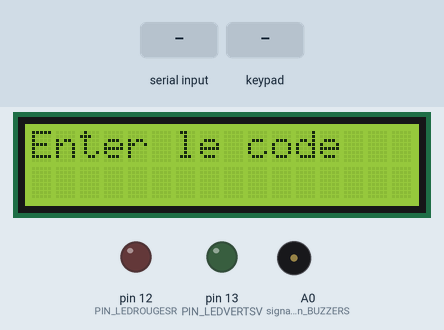
This sketch was run on a simulated Arduino Uno, built with avr-gcc and run on an emulated ATmega328P. Parts: 16×2 character LCD, output pins drawn as LEDs (lit = HIGH), buzzer (waves = sounding). The test bench sets the inputs (shaded band). What the sketch prints to the serial monitor is not drawn.

Above: at 1.2 s.
1.3 s: "1" received over Serial
At 3.91 s:
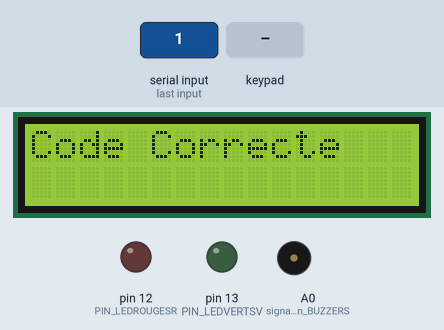
4.0 s: keypad keys 1 0 9 8 7 6 # pressed 0.4 s apart
At 6.9 s:
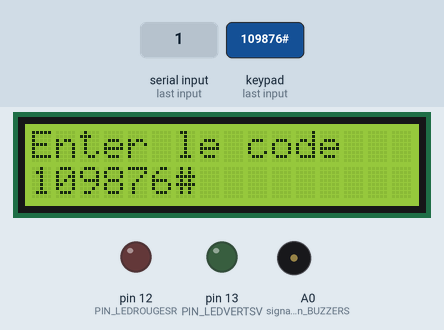
8.3 s: key 'H' pressed
At 9.2 s:
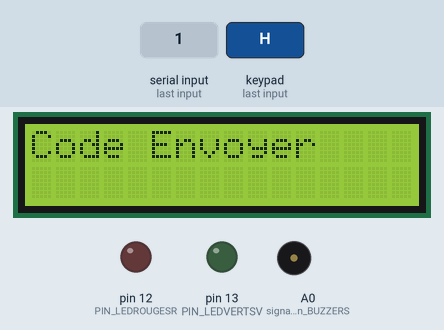
9.8 s: "0" received over Serial
At 12.3 s:
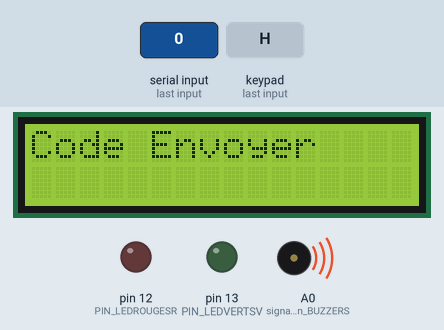
12.8 s: key 'A' pressed
At 15.7 s:
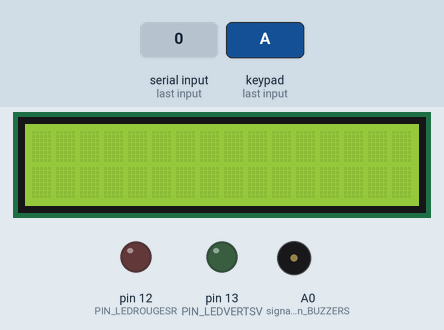
15.8 s: keypad keys 1 0 9 8 7 6 * pressed 0.4 s apart
At 19.4 s:
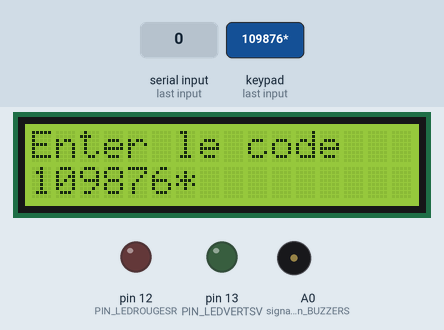
Timing chart, 0 to 20.9 s (numbered marks = the images above; inputs shaded):
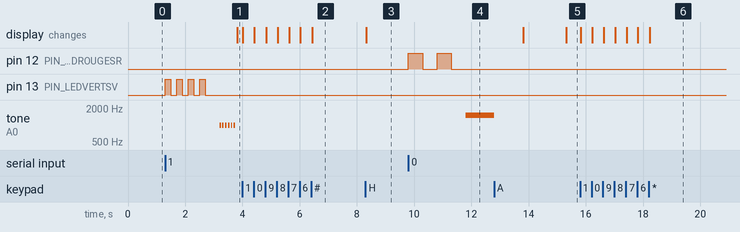

The sketch:

sketch_apr23a.ino
```cpp
#include <Keypad.h>
#include<LiquidCrystal_I2C.h>

//LES LED
#define PIN_LEDVERTSV 13 // led il 5adhra
#define PIN_LEDROUGESR 12 // led il rouge

//LCD chachet il lcd  16 7arf 2 ostra
LiquidCrystal_I2C lcdsc(0x27, 16, 2);

//BUZZER
const int signalPin_BUZZERS = A0; // Broche A0 pour le signal du buzzer

char data; // variable contenant le caractère lu
int x = 3  ;  // variable nombre essaie max


const byte ROWS = 5; //5 rangées
const byte COLS = 4; //4 colonnes

char* specialKeys[] = {
    "F1", "F2", "#", "*",
    "1", "2", "3", "UP",
    "4", "5", "6", "DOWN",
    "7", "8", "9", "ESC",
    "LEFT", "0", "RIGHT", "ENTER"
};

char specialKeysID[] = {
    'A', 'B', '#', '*',
    '1', '2', '3', 'C',
    '4', '5', '6', 'D',
    '7', '8', '9', 'E',
    'F', '0', 'G', 'H'
};

char keys[ROWS][COLS] = {
    {'A', 'B', '#', '*'},
    {'1', '2', '3', 'C'},
    {'4', '5', '6', 'D'},
    {'7', '8', '9', 'E'},
    {'F', '0', 'G', 'H'}
};

byte rowPins[ROWS] = {10,9,8,7,6}; //connecter aux broches de rangée du clavier
byte colPins[COLS] = {2,3,4,5};    //connecter aux broches de colonne du clavier

Keypad keypad = Keypad(makeKeymap(keys), rowPins, colPins, ROWS, COLS);


char inputBuffer[100]; // Chaine de 100 caractères pour stocker les valeurs
char inputBuffercopie[100]; // Chaine de 100 caractères pour stocker les valeurs

int inputIndex = 0;    // Index actuel dans la chaîne


void setup() {
    Serial.begin(9600);

 // LED1 VERT
    pinMode(PIN_LEDVERTSV, OUTPUT);      // Configure la broche sur laquelle est reliée notre LED verte en sortie
    digitalWrite(PIN_LEDVERTSV, LOW);      // La LED reliée à la broche est initialisée à l'état LOW


// LED2 ROUGE
    pinMode(PIN_LEDROUGESR, OUTPUT);     // Configure la broche sur laquelle est reliée notre LED rouge en sortie
    digitalWrite(PIN_LEDROUGESR, LOW);       // La LED reliée à la broche est  à l'état LOW

 //BUZZER
  pinMode(signalPin_BUZZERS, OUTPUT);


//LCD
lcdsc.init() ;
lcdsc.backlight() ;
lcdsc.setCursor(0,0);
lcdsc.print("Enter le code") ;


}


void loop() {
    char key = keypad.getKey();


    if (key) {
        //Serial.print("Key: ");
        //Serial.println(getKey(key));

        if (key == 'H') {
            // Si la touche "ENTER" est pressée, afficher et réinitialiser la chaîne
            inputBuffer[inputIndex] = '\0'; // Ajouter le caractère de fin de chaîne
            //Serial.print("Input: ");
            Serial.println(inputBuffer);


            memset(inputBuffer, 0, sizeof(inputBuffer)); // Fill inputBuffer with null characters  a3malneha taba3 il lcd
            inputIndex = 0; // Réinitialiser l'index


            //LCD
            lcdsc.clear() ;
            lcdsc.setCursor(0, 0); // Retourner au début de la première ligne
            lcdsc.print("Code Envoyer"); // Afficher le message initial
            lcdsc.setCursor(0, 1);
            lcdsc.print(inputBuffer); // Afficher la nouvelle chaîne


        }
         else if (key == 'E')
         {

              for (int i = 0; i < inputIndex; i++)
                 { inputBuffercopie[i] = inputBuffer[i];}

             if (inputIndex > 0)
            {
                inputIndex--; // Décrémenter l'index pour supprimer le dernier caractère
                inputBuffer[inputIndex+1] = '\0'; // Ajouter le caractère de fin de chaîne


               inputBuffercopie[inputIndex] = '\0'; // Ajouter le caractère de fin de chaîne


            }
               //LDC
               lcdsc.clear();
               lcdsc.setCursor(0, 0);
               lcdsc.print("Enter le code: ");
               lcdsc.setCursor(0, 1);
               lcdsc.print(inputBuffercopie);


        }
        else if (key == 'A' )
        {

             digitalWrite(PIN_LEDROUGESR, LOW);
             delay(500);

             noTone(signalPin_BUZZERS); // Arrêter la tonalité
             delay(1000); // Délai d'une seconde
             x = 3 ;


             //LCD
             memset(inputBuffer, 0, sizeof(inputBuffer)); // Fill inputBuffer with null characters  a3malneha taba3 il lcd
            inputIndex = 0; // Réinitialiser l'index
            lcdsc.clear() ;

        }
        else
        {
            // Sinon, ajouter la touche à la chaîne
            char* keyString = getKey(key);
            while (*keyString != '\0') {
                inputBuffer[inputIndex++] = *keyString++; // Copier chaque caractère de keyString dans inputBuffer

            }

             //LCD
            lcdsc.clear() ;
            lcdsc.setCursor(0, 0); // Retourner au début de la première ligne
            lcdsc.print("Enter le code"); // Afficher le message initial
            lcdsc.setCursor(0, 1);
            lcdsc.print(inputBuffer); // Afficher la nouvelle chaîne


        }
    }

  if (Serial.available())
   {
     //Si un message a été reçu  faire ceci
     data=Serial.read();
     // controler la lampe 1 reliée à la broche 13
     //récuperer le caractère reçu
     if(data=='1') //si le caractère lu est égale à 1
      {


          // INCHA3LOU IL LAMPE VERTE
          digitalWrite(PIN_LEDVERTSV, HIGH);
          delay(200);
          digitalWrite(PIN_LEDVERTSV, LOW);
          delay(200);
          digitalWrite(PIN_LEDVERTSV, HIGH);
          delay(200);
          digitalWrite(PIN_LEDVERTSV, LOW);
          delay(200);
          digitalWrite(PIN_LEDVERTSV, HIGH);
          delay(200);
          digitalWrite(PIN_LEDVERTSV, LOW);
          delay(200);
          digitalWrite(PIN_LEDVERTSV, HIGH);
          delay(200);
          digitalWrite(PIN_LEDVERTSV, LOW);

          delay(500);


          // insakrou il led il 7amra
          digitalWrite(PIN_LEDROUGESR, LOW);


          //BUZZER
          for (int i=0 ; i<=5 ; i++ )
          {
              tone(signalPin_BUZZERS, 1000);
              delay(50); // Jouer la note pendant 500 ms
              // Désactiver le buzzer
              noTone(signalPin_BUZZERS); // Arrêter la tonalité
              delay(50); // Dél

          }


         //LCD
            lcdsc.clear() ;
            lcdsc.setCursor(0, 0); // Retourner au début de la première ligne
            lcdsc.print("Code Correcte"); // Afficher le message initial
            lcdsc.setCursor(0, 1);
            lcdsc.print(inputBuffer); // Afficher la nouvelle chaîne


     }
     else if(data=='0') //si le caractère lu est égale à 0
     {

          digitalWrite(PIN_LEDVERTSV, LOW);


           if (x>0)

           {

                  // INCHA3LOU IL LAMPE ROUGE tich3il wa titfa
                  digitalWrite(PIN_LEDROUGESR, HIGH);
                  delay(500);
                  digitalWrite(PIN_LEDROUGESR, LOW);
                  delay(500);
                  digitalWrite(PIN_LEDROUGESR, HIGH);
                  delay(500);
                  digitalWrite(PIN_LEDROUGESR, LOW);
                  delay(500);


                 //BUZZER
                 // Activer le buzzer avec une fréquence de 1000 Hz
                 tone(signalPin_BUZZERS, 1500); // Changer 1000 à la fréquence désirée
                 delay(1000); // Délai d'une seconde
                 // Désactiver le buzzer
                 noTone(signalPin_BUZZERS); // Arrêter la tonalité
                 delay(1000); // Délai d'une seconde

                 // nobre essaie yon9si
                 x-- ;


           }
           else //<=0
           {

                // incha3lou il lampe rouge 3ala toul
                digitalWrite(PIN_LEDROUGESR, HIGH);
                delay(500);


                // BUZZER
                // Activer le buzzer avec une fréquence de 1000 Hz
                tone(signalPin_BUZZERS, 1500); // Changer 1000 à la fréquence désirée
                delay(1000); // Délai d'une seconde

           }

           //LCD
            lcdsc.clear() ;
            lcdsc.setCursor(0, 0); // Retourner au début de la première ligne
            lcdsc.print("Code Incorrecte"); // Afficher le message initial
            lcdsc.setCursor(0, 1);
            lcdsc.print(inputBuffer); // Afficher la nouvelle chaîne

     }


   }


}


char* getKey(char k) {
    for (int i = 0; i < 20; i++) {
        if (specialKeysID[i] == k) return specialKeys[i];
    }
    return "";
}
```

Measured:
- after the input at 1.3 s, pin 13 (PIN_LEDVERTSV): alternates HIGH for 0.20 s and LOW for 0.20 s, 8 changes in all, then stays LOW, starting at once; tone on A0 (signalPin_BUZZERS): alternates 1000 Hz for 0.05 s and silent for 0.05 s, starting after 1.9 s; the display: changes after 2.5 s (image 1)
- after the input at 4.0 s, the display: first changes at once (image 2 shows a later state)
- after the input at 8.3 s, the display: changes at once (image 3)
- after the input at 9.8 s, pin 12 (PIN_LEDROUGESR): alternates HIGH for 0.50 s and LOW for 0.50 s, 4 changes in all, then stays LOW, starting at once; tone on A0 (signalPin_BUZZERS): silent → 1500 Hz after 2.0 s
- after the input at 12.8 s, the display: first differs from a run without the input after 2.5 s (image 5)
- after the input at 15.8 s, the display: first changes at once (image 6 shows a later state)
